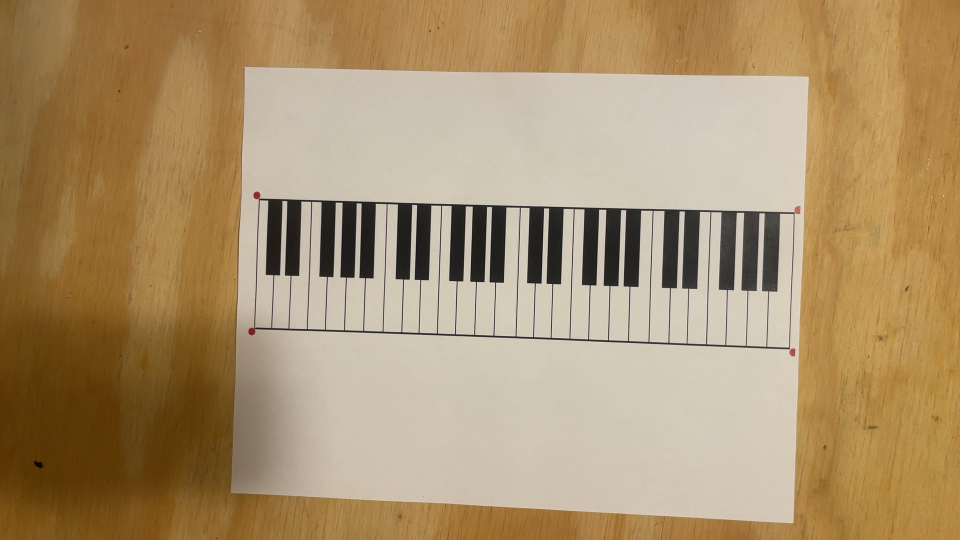
#> input picture nish_img.png, 1920 x 1080 px, given in place of the camera (shown at 1/2 size)
$ python openCV.py
#> lines starting #> are read from the running program, lines starting #| are printed output that depends on the picture; after the words box and inside, x2 and y2 are one past the last pixel; in counts of white or black regions, pixels touching at a corner belong together
#> in start_image, img is the input picture: shape (1080, 1920, 3); mean B, G, R 109.4, 146.4, 171.8
#> (key q is pressed here)
# [16 lines of commented-out code are left out]

import cv2 as cv
import numpy as np
import math
import mediapipe as mp
import time
import sys
import os


#All openCV functions are cited from the openCV API: https://opencv.org/

# [102 lines left out: functions filter, segment, not called in this run]


class choose_points:
    # [25 lines left out: functions __init__, get_mouse_pts, not called in this run]

def get_src_pts(corners, h, w):

    # get dist from each edge to each of the 4 points so you know how to order them
    src = []
    # print(h,w)
    test = np.zeros((4,1))
    for i in range(np.size(corners, 0)):
        test[i] = math.dist([0,0], corners[i])
    src += [corners[np.argmin(test)]]
    test = np.zeros((4,1))
    for i in range(np.size(corners, 0)):
        test[i] = [math.dist([w-1,0], corners[i])]
    src += [corners[np.argmin(test)]]
    test = np.zeros((4,1))
    for i in range(np.size(corners, 0)):
        test[i] = math.dist([0,h-1], corners[i])
    src += [corners[np.argmin(test)]]
    test = np.zeros((4,1))
    for i in range(np.size(corners, 0)):
        test[i] = math.dist([w-1,h-1], corners[i])
    src += [corners[np.argmin(test)]]
    return np.float32(src)

def get_dst_pts(w, h):
    return np.float32([(0, 0), (w - 1, 0), (0, h - 1), (w - 1, h - 1)]), h, w

def warping(img, valid_contours):
#> called with valid_contours = False
    boundaries = [
        ([60, 60, 140], [120, 120, 205]), #red
        # ([0, 0, 45], [60, 60, 230]), #red
        ]
    for (lower, upper) in boundaries:
        # create NumPy arrays from the boundaries
        lower = np.array(lower, dtype = "uint8")
        upper = np.array(upper, dtype = "uint8")
        # find the colors within the specified boundaries and apply
        # the mask
        mask = cv.inRange(img, lower, upper)
        # cv.imshow("images", mask)
        # cv.waitKey()

        output = cv.bitwise_and(img, img, mask = mask)
#> this loop made 1 pass
#> pass 1, in warping, `mask = cv.inRange(img, lower, upper)`:
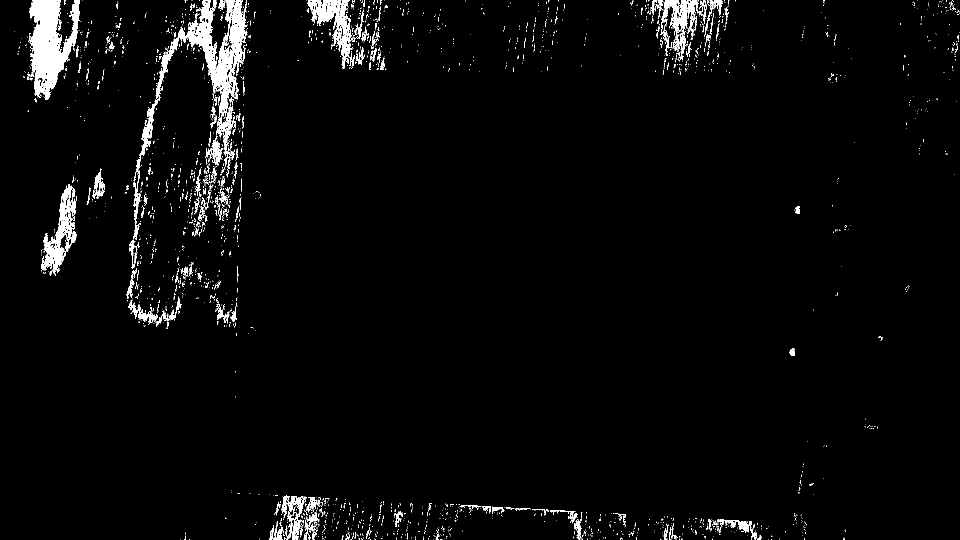
#> mask: shape (1080, 1920) (shown at 1/2 size); 2.9% white; 2588 white regions (2386 under 20 px), largest, box (x1, y1, x2, y2) and area: (312, 0, 495, 252) 11919, (59, 0, 159, 200) 11038, (82, 368, 154, 552) 4353
#> pass 1, in warping, `output = cv.bitwise_and(img, img, mask = mask)`:
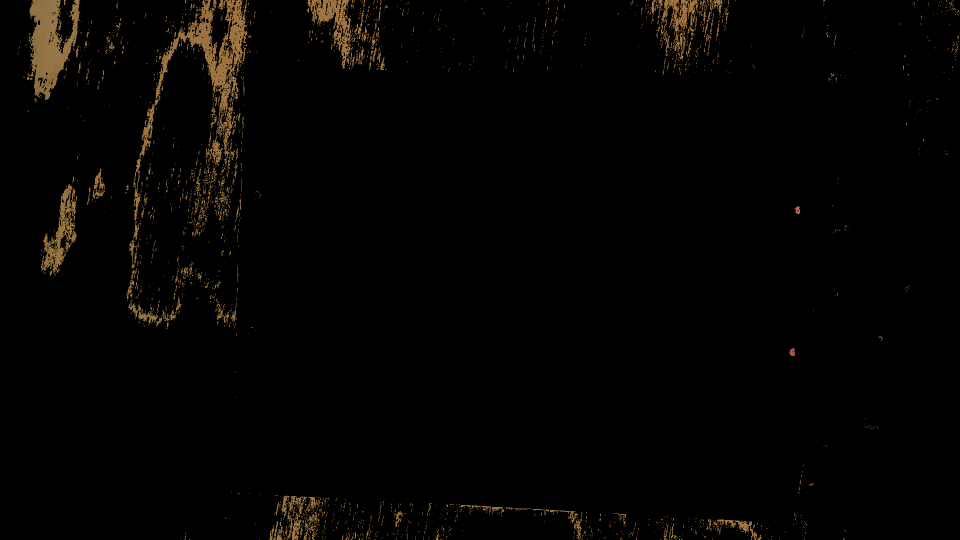
#> output: shape (1080, 1920, 3) (shown at 1/2 size); mean B, G, R 1.9, 3.4, 4.6


    # Convert to grayscale.
    mask = np.zeros(img.shape, dtype=np.uint8)
    gray = cv.cvtColor(output,cv.COLOR_BGR2GRAY)
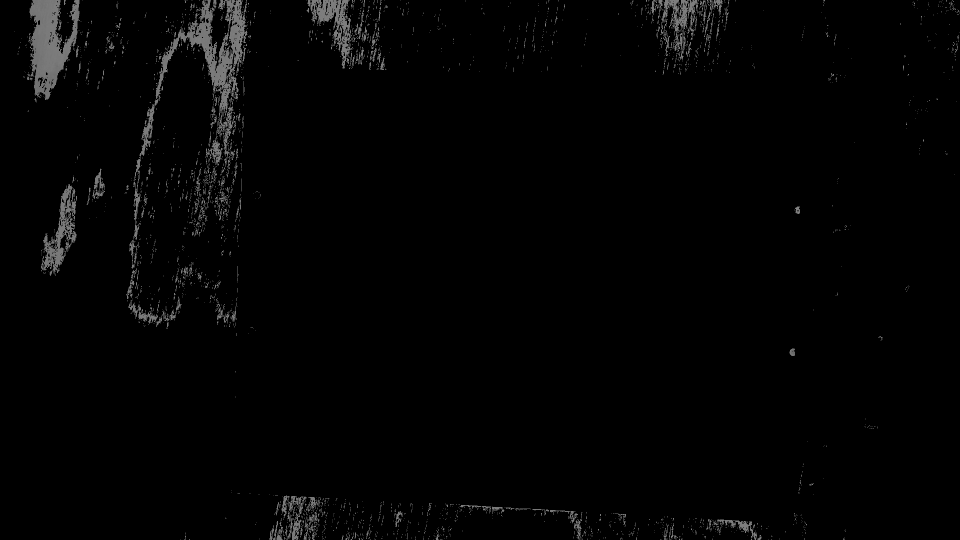
#> gray: shape (1080, 1920) (shown at 1/2 size); min 0, max 143, mean 3.6

    kernel = np.ones((3, 3), np.float32) / 9
    blur = cv.filter2D(gray, -1, kernel)
    # cv.imshow('blur', blur)


    thresh = cv.threshold(blur, 250, 255, cv.THRESH_OTSU)[1]
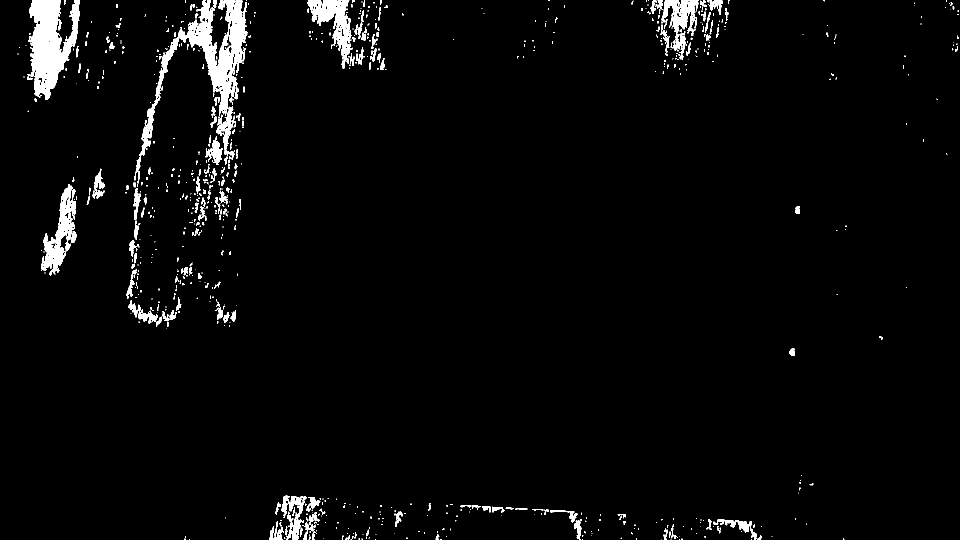
#> thresh: shape (1080, 1920) (shown at 1/2 size); 3.1% white; 855 white regions (655 under 20 px)
    # [4 lines of commented-out code are left out]

    contours,hierarchy = cv.findContours(thresh, cv.RETR_TREE, cv.CHAIN_APPROX_SIMPLE)
#> contours = 1052 contours, 879 with area under 20; largest, box (x1, y1, x2, y2) and area: (269, 0, 495, 367) 15352, (54, 0, 159, 200) 11350, (82, 368, 153, 551) 4948, (615, 0, 706, 137) 4599, (1323, 0, 1398, 119) 3064


    src = [[]]
    if (len(contours) != 4):
        print("# of Contours: ", len(contours))
#| # of Contours:  1052
        if len(contours) < 4:
            print("WARNING: Please re-adjust camera lighting to be brighter")
            ans = input("Do you wish to insert points manually? (Y/N)\t")
            if (ans == "N"):
                print("Returning to choose another image")
                return img,None,src,valid_contours
            if (ans == "Y"):
                choosing = choose_points(img)
                src = choosing.src
                valid_contours = True

        if len(contours) > 4:
            print("WARNING: Please re-adjust camera lighting to be darker")
            ans = input("Do you wish to insert points manually? (Y/N)\t")
#> the answer given: y
            if (ans == "N"):
                print("Returning to choose another image")
                return img,None,src,valid_contours
            if (ans == "Y"):
                choosing = choose_points(img)
                src = choosing.src
                valid_contours = True

    else:
        valid_contours = True
        for cnt in contours:
            M = cv.moments(cnt)
            cx = int(M['m10']/M['m00'])
            cy = int(M['m01']/M['m00'])
            # print(cx, cy)
            src += [[cx,cy]]
            # img = cv.circle(img, (cx,cy), radius=0, color=(255, 0, 0), thickness=-1)


        for cnt in contours:
            cv.drawContours(img, cnt, -1, (0, 255, 0), 3)
        # cv.imshow('contours', img)
        # cv.waitKey()

    src.pop(0)
    src = np.float32(src)

    # Putting corner points into numpy array
    src = get_src_pts(src, img.shape[0], img.shape[1])
    # print(src)
    # w = int(max(src[:,0]) - min(src[:,0]))
    # h = int(max(src[:,1]) - min(src[:,1]))
    h = 359
    w = 1392

    # keeps the area the same, pixels per key will be consistent
    # print(h,w)

    dst = np.float32([[0,0],[w,0],[0,h],[w,h]])
    # print(dst)

    H, _ = cv.findHomography(src, dst)

    warp = cv.warpPerspective(img, H, (w,h), flags=cv.INTER_LINEAR)

    return warp, H, src, valid_contours

# [143 lines left out: functions re_size, mouseValue, mouse_sensing, hands, not called in this run]

def start_image():
    cap = cv.VideoCapture(0)

    # if (cap.isOpened()):
    while(cap.isOpened()):
        print("hi")
        ret, img = cap.read()
        if ret == True:
        # Display the resulting frame
            cv.imshow('Frame', img)

        # # Press Q on keyboard to exit
        #     if cv.waitKey(25) & 0xFF == ord('q'):
        #         break

        # Press SPACE BAR on keyboard to exit
            if cv.waitKey(32) & 0xFF == ord(' '):
                #cv.imwrite("nish_img.jpg", img)
                break

    # Break the loop
        else:
            break

    cap.release()
    cv.destroyAllWindows()

    return img

# n = 11

#readin image
# img = cv.imread('test_images/test%d.jpg' % n)
# img = cv.imread('test_images/test%d.png' % n)
if __name__ == "__main__":
    valid_contours = False

    # while(not valid_contours):
    img = start_image()

        # img = re_size(img)
    cv.imshow('Chosen Image', img)
    cv.waitKey()
    cv.destroyAllWindows()

    #     # warping image
    #     warp, H, src, valid_contours = warping(img, valid_contours)

# img = cv.imread('test_images/test%d.png' % n)

    #img = re_size(img)
#> (the run stopped early here; a loop or call above may not have finished)
